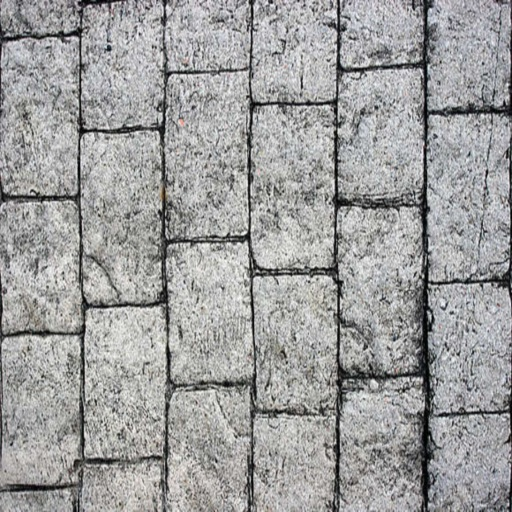
#> input picture CodeAndData/Code/C++/OpenGL_OBJ_Viewer/resources/textureImages/bricks.jpg, 512 x 512 px; its folder holds only this picture in this run
$ python -i IR_Data_PreProcessing.py   (imports and definitions only)   (older library calls are emulated)
#> lines starting #> are read from the running program, lines starting #| are printed output that depends on the picture
#!/usr/bin/env python3
# -*- coding: utf-8 -*-
"""
Created on Sat Apr  1 14:18:11 2017

File for converting CSV image data (batch converted from excel) into .png graphic images.
This file will also use a linear transform to transform the images into a pixel orientation equivelent to that of their visible image
counter parts.

The objective is to provide a script for pre processing/formatting data to allow easier analysis.


For Brightening of Visible images:
    OpenCV reads in Color as BGR
    but matplot Lib displays as RBG


@author: Donal Glavin
"""

########################################################## Import Libraries:
import numpy as np
import matplotlib.pyplot as plt
#import matplotlib.image as mpimg
#import subprocess as sub
import tkinter as tk
from tkinter import filedialog
import cv2
import csv
import os


## TEMP
'''
def histogram_equalizeIMG(img):
    b,g,r = cv2.split(img)
    red = cv2.equalizeHist(r)
    blue = cv2.equalizeHist(b)
    green = cv2.equalizeHist(g)
    CVNewIMG = cv2.merge((blue,green,red))
    PLTNewIMG = cv2.merge((red, blue, green))
    return CVNewIMG, PLTNewImg

def histogram_equalizeIMG_option2(img):
    img = cv2.cvtColor(img, cv2.COLOR_BGR2HSV)
    h,s,v = cv2.split(img)
    hue = h # cv2.equalizeHist(h)
    saturation = s # cv2.equalizeHist(s)
    value = cv2.equalizeHist(v)
    CVNewIMG = cv2.merge((hue,saturation,value))
    outImg = cv2.cvtColor(CVNewIMG, cvt.COLOR_HSV2BGR)
    b,g,r = cv2.split(outImg)
    PLTNewIMG = cv2.merge((r, b, g))
    #PLTNewIMG = cv2.merge((red, blue, green))
    return CVNewIMG
'''


########################################################## CSV data -> Image format function:
# [144 lines left out: functions CSV_2_IR_Imageconverter, IR2Vis_scaleing, VisImage_Brighten_and_Format, not called in this run]

def histogram_equalizeIMG(Vis_fileName):
    img = cv2.imread(Vis_fileName)
#> img is the input picture: shape (512, 512, 3); mean B, G, R 158.1, 158.5, 158.4
    b,g,r = cv2.split(img)
    red = cv2.equalizeHist(r)
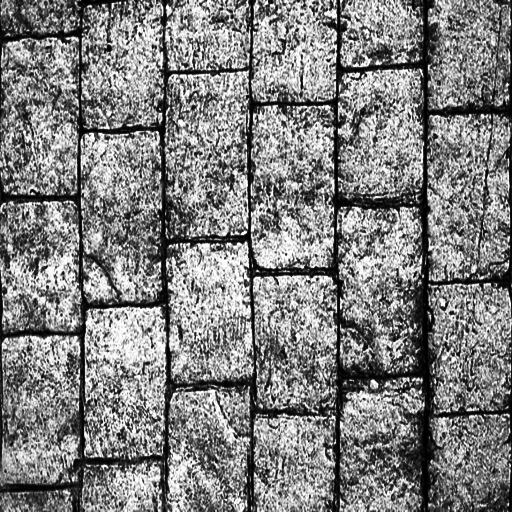
#> red: shape (512, 512); min 0, max 255, mean 128.5
    blue = cv2.equalizeHist(b)
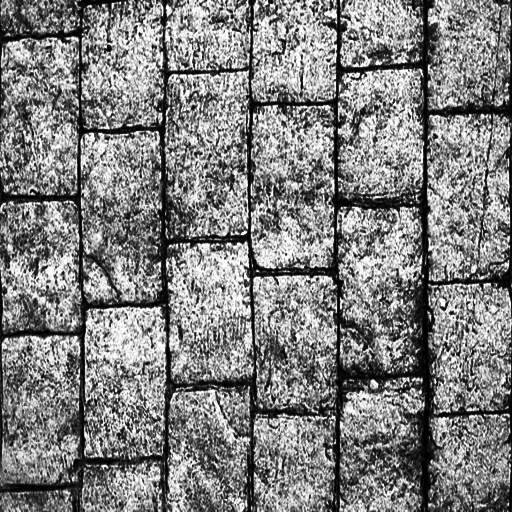
#> blue: shape (512, 512); min 0, max 255, mean 128.5
    green = cv2.equalizeHist(g)
    CVNewIMG = cv2.merge((blue,green,red))
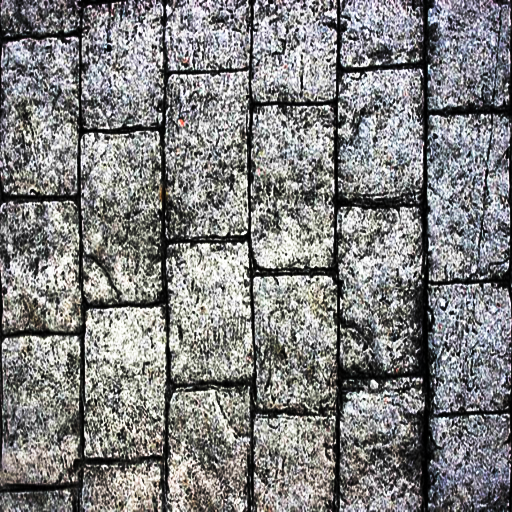
#> CVNewIMG: shape (512, 512, 3); mean B, G, R 128.5, 128.5, 128.5
    PLTNewIMG = cv2.merge((red, blue, green))
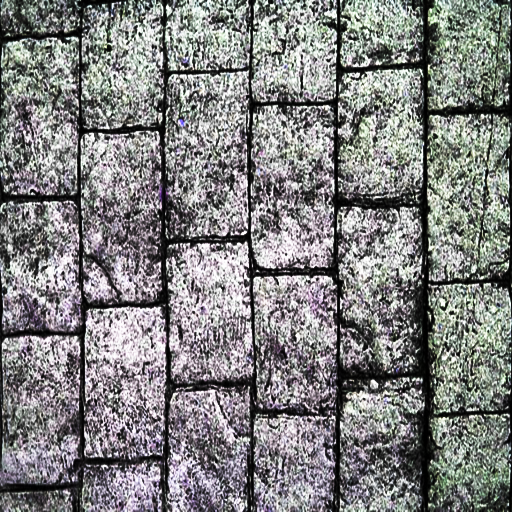
#> PLTNewIMG: shape (512, 512, 3); mean of channels 0, 1, 2 128.5, 128.5, 128.5; drawn as B, G, R
    return CVNewIMG, PLTNewIMG

###############################################################################
###############################################################################
###############################################################################
###############################################################################
# Graphical User Interface Functions:


def open_IR_files():
    path = filedialog.askdirectory()
    return path

def begin_IR_CSV2Img(path):
    images = CSV_2_IR_Imageconverter(path)
    return images

def begin_ImageMapping(Vis_filePath, IRimages):
    newImages = IR2Vis_scaleing(IRimages, Vis_filePath)
    return newImages

def GetCSVPath():
    file_path = filedialog.askdirectory()
    return file_path


#sub.call(["touch", "/home/me/Desktop/Python_DataPreProcessingLog.txt"])
#p = sub.Popen('~/.script', stdout=sub.PIPE, stderr=sub.PIPE)
#output, errors = p.communicate()


buff = ' Hey'

# [1 line not run here, left out]

# Desing GUI interface for the preprocessing of the Data

# Three Frame:
# [1 line that did not run here, left out]
# [1 line not run here, left out]
# [1 line that did not run here, left out]
# [1 line not run here, left out]

# [1 line that did not run here, left out]
# [1 line not run here, left out]

# [1 line that did not run here, left out]
# [1 line not run here, left out]

# [1 line that did not run here, left out]
# [1 line not run here, left out]

# [1 line that did not run here, left out]
# [1 line not run here, left out]

# [1 line that did not run here, left out]
# [1 line not run here, left out]

# [1 line that did not run here, left out]
# [15 lines not run here, left out]


>>> result = histogram_equalizeIMG('../C++/OpenGL_OBJ_Viewer/resources/textureImages/bricks.jpg')
